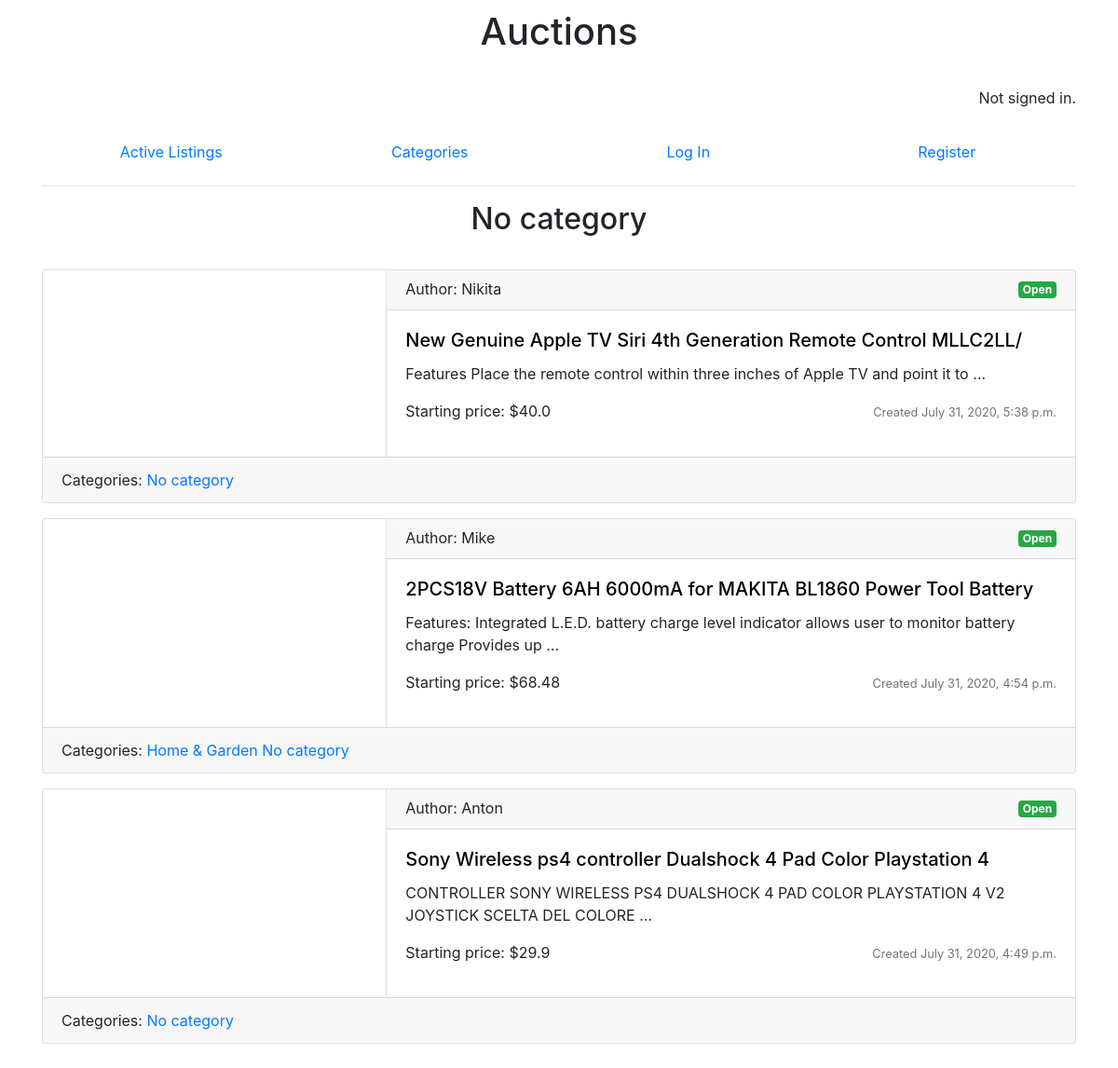
The page /categories/No category/ on the database its author committed.
### auctions/models.py (models this page shows, shortened)
class Category(models.Model):
    cat = models.CharField(max_length=64)
    class Meta:
        ordering = ["cat"]

class Listings(models.Model):
    title = models.CharField(max_length=64)
    text_base = models.TextField()
    start_bid = models.FloatField()
    url_img = models.URLField()
    category = models.ManyToManyField(Category, related_name="category")
    create_date = models.DateTimeField(auto_now_add=True)
    author = models.ForeignKey(User, on_delete=models.CASCADE, related_name="author")
    open = models.BooleanField(default=True)
    max_bet = models.FloatField(default=0)
    win = models.ForeignKey(User, on_delete=models.CASCADE, related_name="win", null=True, blank=True)
    class Meta:
        ordering = ["-create_date"]

class User(AbstractUser):
    pass

### auctions/views.py (the view, shortened to what this page needs)
# urls.py: path("categories/", views.all_categories, name="allCategories"),
def categories(request, title_cat):
    cat = Category.objects.get(cat=title_cat)
    all_cat = Listings.objects.filter(category=cat, open=True)
    page_list = pag(request, all_cat, 3)
    return render(request, "auctions/categories_list.html", {
        "page_objects": page_list[0], "title_cat": title_cat, "is_paginated": page_list[1], "next_url": page_list[3],
        "prev_url": page_list[2]
    })

### auctions/views.py (called while the page is built)
def pag(request, all_listings, count_listings):
    page_number = request.GET.get("page", 1)
    paginator = Paginator(all_listings, count_listings)
    page = paginator.get_page(page_number)
    is_paginated = page.has_other_pages()
    if page.has_previous():
        prev_url = f"?page={page.previous_page_number()}"
    else:
        prev_url = ""
    if page.has_next():
        next_url = f"?page={page.next_page_number()}"
    else:
        next_url = ""
    return page, is_paginated, prev_url, next_url

### auctions/templates/auctions/categories_list.html (shortened to what this page needs)
{% extends "auctions/layout.html" %}
{% block body %}
    <h2 class="title_page">{{ title_cat }}</h2>
    {% for listing in page_objects.object_list %}
        {% include "auctions/includes/card.html" %}
    {% endfor %}
{% endblock %}

### auctions/templates/auctions/layout.html (shortened to what this page needs)
{% load static %}
<!DOCTYPE html>
<html lang="en">
<head>
    <link rel="stylesheet" href="https://stackpath.bootstrapcdn.com/bootstrap/4.4.1/css/bootstrap.min.css">
    <link href="{% static 'auctions/styles.css' %}" rel="stylesheet">
</head>
<body>
<div class="container">
    <h1 class="title_page">Auctions</h1>
    <div class="login_user">
        {% if user.is_authenticated %}
            Signed in as <strong>{{ user.username }}</strong>.
        {% else %}
            Not signed in.
        {% endif %}
    </div>
    <ul class="nav nav-pills nav-justified">
        <li class="nav-item">
            <a class="nav-link {% if active == 'index' %} active {% endif %}" href="{% url 'index' %}">Active Listings</a>
        </li>
        <li class="nav-item">
            <a class="nav-link {% if active == 'allCategories' %} active {% endif %}" href="{% url 'allCategories' %}">Categories</a>
        </li>
        {% if user.is_authenticated %}
            <li class="nav-item">
                <a class="nav-link {% if active == 'create' %} active {% endif %}" href=
                        "{% url 'create' %}">Create Listing</a>
            </li>
            <li class="nav-item">
                <a class="nav-link {% if active == 'watchlist' %} active {% endif %}" href="{% url 'watchlist' %}">WatchList
                    {% if count != 0 %}
                        <span class="badge badge-secondary">{{ count }}</span>
                    {% endif %}
                </a>
            </li>
            <li class="nav-item">
                <a class="nav-link {% if active == 'winlist' %} active {% endif %}" href="{% url 'winlist' %}">Winlist
                    {% if count_win != 0 %}
                        <span class="badge badge-danger">{{ count_win }}</span>
                    {% endif %}
                </a>
            </li>
            <li class="nav-item">
                <a class="nav-link" href="{% url 'logout' %}">Log Out</a>
            </li>
        {% else %}
            <li class="nav-item">
                <a class="nav-link {% if active == 'login' %} active {% endif %}" href="{% url 'login' %}">Log In</a>
            </li>
            <li class="nav-item">
                <a class="nav-link {% if active == 'register' %} active {% endif %}"
                   href="{% url 'register' %}">Register</a>
            </li>
        {% endif %}
    </ul>
    <hr>
    {% block body %}
    {% endblock %}
</div>
</body>
</html>

### auctions/templates/auctions/includes/card.html (shortened to what this page needs)
<div class="card mb-3 ">
    <div class="row no-gutters" style="min-height: 200px">
        <div class="col-md-4 card_img">
        </div>
        <div class="col-md-8">
            <div class="card-header justify-content-between">
                Author: {{ listing.author.username }}
                <div class="col">
                </div>
                {% if listing.open %}
                    <span class="badge badge-success">Open</span>
                {% else %}
                    <span class="badge badge-warning">Close</span>
                {% endif %}
            </div>
            <div class="card-body">
                <a class="card_listing" href="{% url 'listings' id_listing=listing.id %}">
                    <h5 class="card-title">{{ listing.title }}</h5>
                </a>
                <p class="card-text">{{ listing.text_base|truncatewords:15 }}</p>
                <div style="display:flex; justify-content: space-between">
                    <p class="card-text">Starting price: ${{ listing.start_bid }}</p>
                    <p class="card-text"><small class="text-muted">Created {{ listing.create_date }}</small>
                    </p>
                </div>
            </div>
        </div>
    </div>
    <div class="card-footer">
        Categories:
        {% for category in listing.category.all %}
            <a href="{% url 'categories' title_cat=category.cat %}">{{ category.cat }}</a>
        {% endfor %}
    </div>
</div>

### auctions/static/auctions/styles.css (style rules this page uses)
body { padding: 10px; }
a { text-decoration: none; }
.title_page { text-align: center; margin-bottom: 35px; }
.login_user { text-align: right; min-height: 50px; }
.card-header { display: flex; line-height: 1; }
.card_listing { color: #000; }
.card_img { border-right: 1px solid rgba(0, 0, 0, 0.125); }

### rows shown on the page
Category: cat "No category"
Listings: author.username "Nikita", open "Open", title "New Genuine Apple TV Siri 4th Generation Remote Control MLLC2LL/", text_base "Features Place the remote control within three inches of Apple TV and point it to …", start_bid "40.0", create_date "July 31, 2020, 5:38 p.m."
Listings: author.username "Mike", open "Open", title "2PCS18V Battery 6AH 6000mA for MAKITA BL1860 Power Tool Battery", text_base "Features: Integrated L.E.D. battery charge level indicator allows user to monitor battery charge Provides up …", start_bid "68.48", create_date "July 31, 2020, 4:54 p.m."
Category: cat "Home & Garden"
Listings: author.username "Anton", open "Open", title "Sony Wireless ps4 controller Dualshock 4 Pad Color Playstation 4", text_base "CONTROLLER SONY WIRELESS PS4 DUALSHOCK 4 PAD COLOR PLAYSTATION 4 V2 JOYSTICK SCELTA DEL COLORE …", start_bid "29.9", create_date "July 31, 2020, 4:49 p.m."
